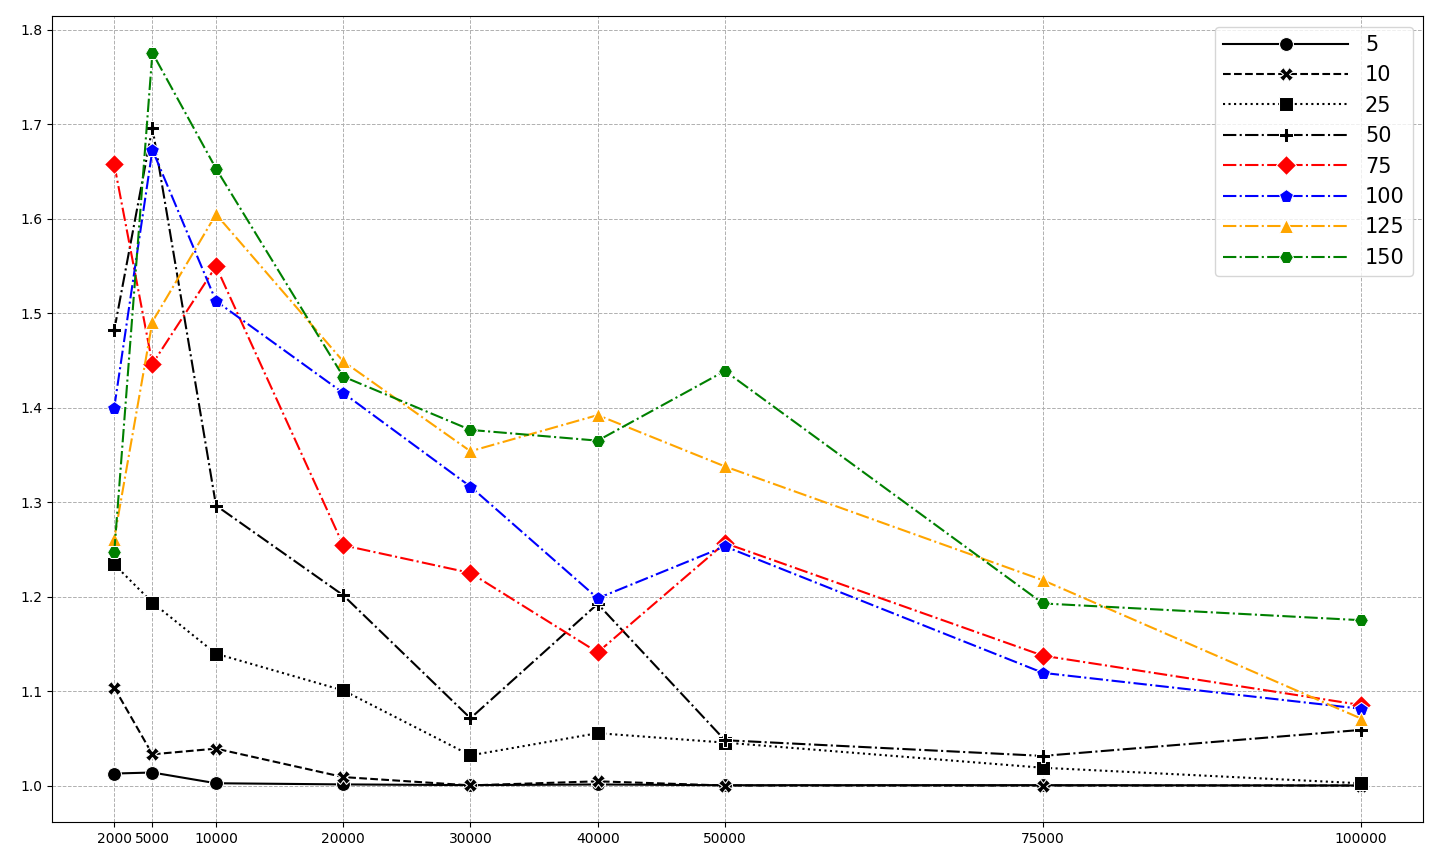

This figure's Python source:
import numpy as np
import seaborn as sns
import matplotlib.pyplot as plt
import json
from pprint import pprint
import seaborn as sns

process_values = [5, 10, 25, 50, 75, 100, 125, 150]
work_values = [2000, 5000, 10000, 20000, 30000, 40000, 50000, 75000, 100000]
data = []
for i in process_values:
    data.append([])
    for j in work_values:
        with open(f'output-ideal_1/{i}_{j}.json') as f:
            s = json.loads(f.read())
            data[-1].append(s['time'])
        with open(f'../../ideal_1-input_for_PROGRAMMIR_greedy_paper/{i}_{j}.in') as f:
            f.readline()
            s = f.readline()
            data[-1][-1] /= sum(list(map(int, s.split())))
            data[-1][-1] *= i


process_values_sorted = sorted(process_values, reverse=True)
data_sorted = data[::-1]  # Переворот строк матрицы

# Создание тепловой карты
plt.figure(figsize=(13, 8))

#pprint(data)
#formats = ['o-', 'X--', 's:', 'P-', '-.', 'D-', '2-.', '*-']
line_styles = ['-', '--', ':', '-.', '-.', '-.', '-.', '-.']
markers = ['o', 'X', 's', 'P', 'D', 'p', '^', 'H']
colors = ['black', 'black', 'black', 'black', 'red', 'blue', 'orange', 'green']

for i in range(len(process_values)):
    sns.lineplot(x=work_values, y=data[i], linestyle=line_styles[i], marker=markers[i], color=colors[i], 
                 label=str(process_values[i]), markersize=10)


#for i in range(len(process_values)):
#    plt.plot(work_values, data[i], linestyle=line_styles[i], marker=markers[i], color='black', label=str(process_values[i]), markersize=10)
#plt
plt.legend(fontsize=15, handlelength=6)
# Показать график

plt.grid(True, which='both', linestyle='--', linewidth=0.7)

plt.tight_layout()
plt.xticks(work_values)
plt.show()
